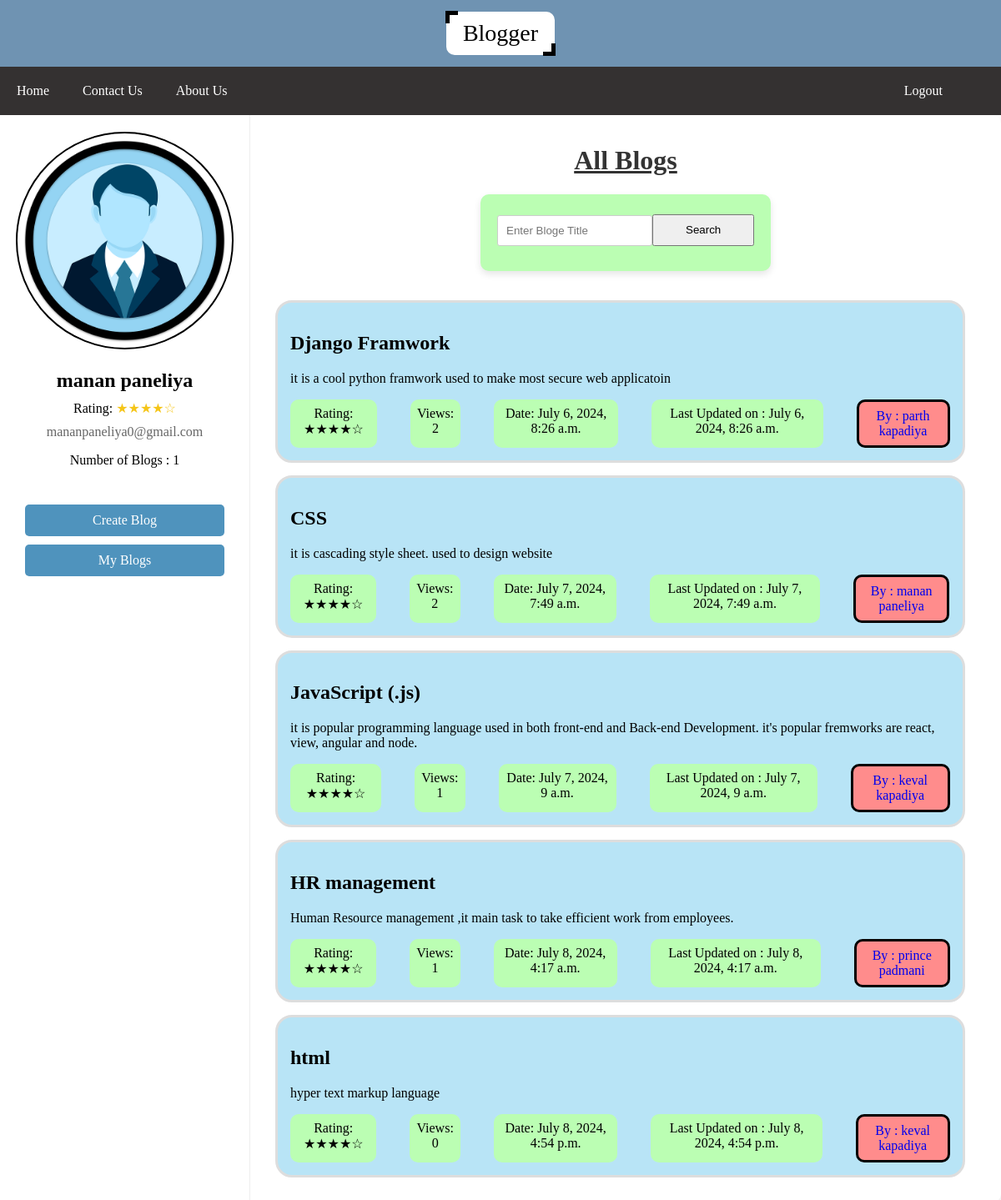
The app's page / (signed in) with its own data.
### blog/models.py (models this page shows, shortened)
class Blog(models.Model):
    title = models.CharField(max_length=500)
    author = models.ForeignKey(Blogger, on_delete=models.CASCADE, related_name='blogs')
    rating = models.FloatField(default=0)
    views = models.IntegerField(default=0)
    content = models.TextField()
    created_at = models.DateTimeField(auto_now_add=True)
    viewers = models.ManyToManyField(User, related_name='viewed_blogs', blank=True)

class Blogger(models.Model):
    user = models.OneToOneField(User, on_delete=models.CASCADE)
    ratings = models.FloatField(default=0)

### blog/views.py (the view)
# urls.py: 2. Add a URL to urlpatterns:  path('', views.home, name='home')
@login_required(login_url="/login")
def home(request):
    blogger = get_object_or_404(Blogger, user=request.user)
    blogs = Blog.objects.all()
    blog_count = Blog.objects.filter(author=blogger).count()
    if request.GET.get('search'):
        print(request.GET.get('search'))
        blogs= blogs.filter(title__icontains = request.GET.get('search'))
    context = {"blogger": blogger, "blogs_count":blog_count, "blogs" : blogs}
    return render (request, 'blog/index.html', context)

### blog/templates/blog/index.html (shortened to what this page needs)
<!DOCTYPE html>
<html lang="en">
<head>
    {% load static %}
    <link rel="stylesheet" href="{% static 'css/index.css' %}">
    <link rel="stylesheet" href="{% static 'css/create_blog.css' %}">
    <link rel="stylesheet" href="{% static 'css/myprofile.css' %}">
</head>
<body>
    <header class="data-container" >
        <span class="btn">Blogger</span>
    </header>
    <nav>
        <a href="/">Home</a>
        <a href="#">Contact Us</a>
        <a href="#">About Us</a>
        {% if request.user.is_authenticated %}
        <a class="logout" style="float: right; margin-right: 50px;" href="/logout/">Logout</a>
        {% endif %}
    </nav>
<div class="main_body">
    <div class="container">
        <div class="profile-card">
            <a id="profile-img-a" href="">
            <img id="profile-img"  src="{% static 'images/avtar.jpg' %}" alt="" alt="Blogger Image">
        </a>
            <div class="profile-info">
                <h2 class="name">{{request.user.first_name}} {{request.user.last_name}}</h2>
                <div class="rating">
                    <span>Rating: </span>
                    <span class="stars">★★★★☆</span>
                </div>
                <p class="email">{{request.user.email}}</p>
                <p>Number of Blogs : {{blogs_count}}</p>
                <br>
                <a href="/create-blog" class="menu-btn">Create Blog</a>
                <a href="/myprofile" class="menu-btn">My Blogs</a>
            </div>
        </div>
{% block body %}
      <div class="blogs">
        <h1>All Blogs</h1>
        <form class="blog-search" method="GET" action="/"  >
            <div class="blog">
            <input   class="search_input" type="text" class="form-control" name="search" id="exampleFormControlInput1" placeholder="Enter Bloge Title">
            <button style="width: 200px; height: 73%; margin-top: 4px;" class="search_btn"  type="submit" >Search</button>
        </div>
          </form>
            {% for blog in blogs %}
            <div class="blog-box" onclick="location.href='/all-detailed-blog/{{blog.id}}'">
                <h2>{{ blog.title }}</h2>
                <p>{{ blog.content|truncatewords:50 }}</p>
                <div class="blog-meta">
                    <span class="blog-details" >Rating: ★★★★☆</span>
                    <span class="blog-details" >Views: {{ blog.views }}</span>
                    <span class="blog-details" >Date: {{ blog.created_at|date:"DATETIME_FORMAT" }}</span>
                    <span class="blog-details" >Last Updated on : {{ blog.created_at|date:"DATETIME_FORMAT" }}</span>
                    <a href="/other-blogger/{{blog.author.user.pk}}/{{blog.id}}" class="blog-details" id="blog-action" >By : {{blog.author.user.first_name}} {{blog.author.user.last_name}}</a>
                </div>
            </div>
            {% endfor %}
    </div>
{% endblock body %}
    </div>
</div>
</body>
</html>

### public/static/css/index.css (style rules this page uses)
* { box-sizing: border-box; }
.logout { float: right; }
body { margin: 0; font-family: 'Times New Roman', Times, serif; }
.data-container { background:#6f93b2; height:10vh; display:flex; justify-content:center; align-items:center; }
header { padding: 1px; background-color: rgba(20, 183, 164, 0.875); }
nav { background-color: #131010db; overflow: hidden; position: sticky; }
nav a { text-decoration: none; padding: 20px; text-align: center; float: left; color: white; }
.menu-btn { display: inline-block; padding: 10px 20px; margin: 10px; font-size: 16px; color: #fff; background-color: #007bff; border: none; border-radius: 5px; text-align: center; text-decoration: none; cursor: pointer; transition: background-color 0.3s ease; }

### public/static/css/create_blog.css (style rules this page uses)
h1 { text-align: center; color: #333; }
form { margin-top: 20px; }
input[type="text"], textarea { width: 100%; padding: 10px; margin-top: 5px; margin-bottom: 10px; border: 1px solid #ccc; border-radius: 3px; }

### public/static/css/myprofile.css (style rules this page uses)
.container { display: flex; flex-wrap: wrap; width: 100%; background-color: #fff; border-radius: 10px; box-shadow: 0 4px 8px rgba(0, 0, 0, 0.1); }
.profile-card { background-color: #fff; border-right: 1px solid #eee; width: 300px; text-align: center; }
.profile-info { padding: 20px; }
.name { font-size: 24px; margin: 0; }
.rating { margin: 10px 0; }
.stars { color: #f5c518; }
.email, .phone { color: #666; margin: 5px 0; }
.blogs { flex: 1; padding: 15px; }
.blog { background-color: #fff; border-radius: 10px; box-shadow: 0 4px 8px rgba(0, 0, 0, 0.1); padding: 20px; margin-bottom: 20px; }
h1 { text-align: center; text-decoration: underline; }

### blog/templates/blog/index.html (style rules this page uses)
.menu-btn { display: flex; justify-content: center; padding: 10px 20px; margin: 10px; font-size: 16px; color: #fff; background-color: #4f93bd; border: none; border-radius: 5px; text-align: center; text-decoration: none; cursor: pointer; transition: background-color 0.3s ease; }
#profile-img { border: 2px solid black ; height: 20%; border-radius: 1000px; padding: 0px; margin-top: 20px; }
.profile-card { position: sticky }
.blog-box { border: 3px solid #ddd; border-radius: 20px; background-color: rgb(184, 228, 246); padding: 15px; margin: 15px; width: 95%; box-sizing: border-box; cursor: pointer; transition: box-shadow 0.1s; }
.blog-meta { display: flex; justify-content:space-around; margin-top: 10px; }
.blog-meta span { margin-right: 40px; }
.blog-details { display: flex; text-align: center; background-color: rgb(187, 254, 179); padding: 8px; margin-right: 0%; border-radius: 10px; text-decoration: none; }
#blog-action { background-color: rgb(255, 140, 140); border: 3px solid black; }
form.blog-search { display: flex; justify-content:space-around; }
.blog { display: flex; background-color: rgb(187, 254, 179); width: 40%; }

### records on screen
Blog: title "Django Framwork", content "it is a cool python framwork used to make most secure web applicatoin", views "2", created_at "July 6, 2024, 8:26 a.m.", author.user.first_name "parth", author.user.last_name "kapadiya"
Blog: title "CSS", content "it is cascading style sheet. used to design website", views "2", created_at "July 7, 2024, 7:49 a.m.", author.user.first_name "manan", author.user.last_name "paneliya"
Blog: title "JavaScript (.js)", content "it is popular programming language used in both front-end and Back-end Development. it's popular fremworks are react, view, angular and node.", views "1", created_at "July 7, 2024, 9 a.m.", author.user.first_name "keval", author.user.last_name "kapadiya"
Blog: title "HR management", content "Human Resource management ,it main task to take efficient work from employees.", views "1", created_at "July 8, 2024, 4:17 a.m.", author.user.first_name "prince", author.user.last_name "padmani"
Blog: title "html", content "hyper text markup language", views "0", created_at "July 8, 2024, 4:54 p.m.", author.user.first_name "keval", author.user.last_name "kapadiya"

### other values on screen
{{ request.user.first_name }} "manan"
{{ request.user.last_name }} "paneliya"
{{ request.user.email }} "mananpaneliya0@gmail.com"
{{ blogs_count }} "1"
